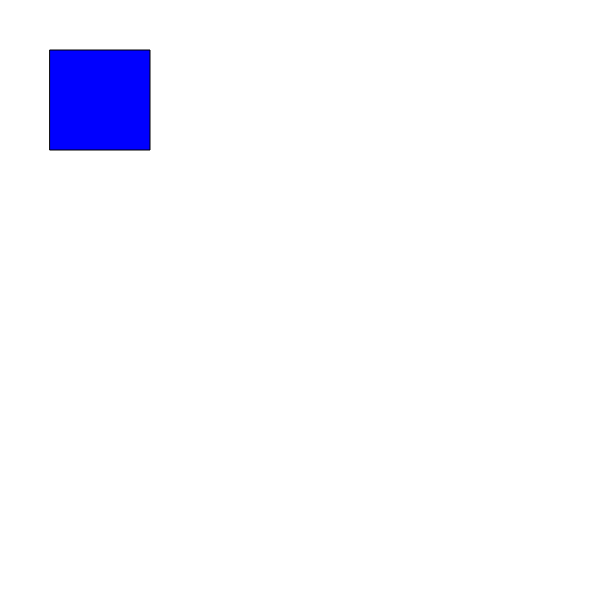
Frame 1 (no input)
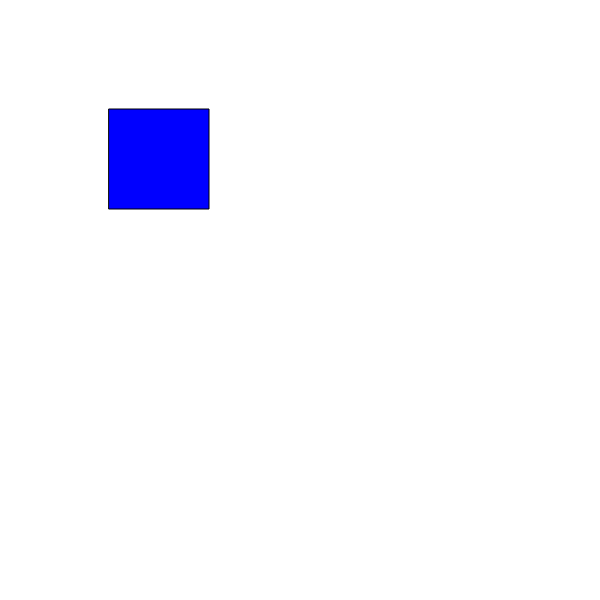
Frame 60 (no input)
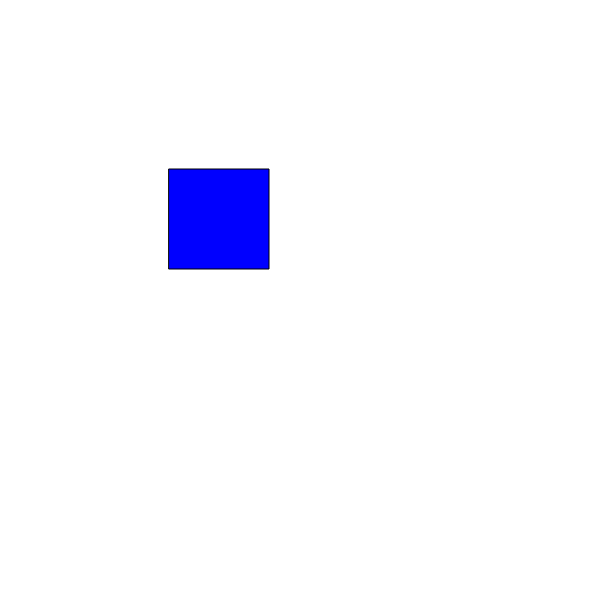
Frame 120 (the mouse pressed at the canvas centre since frame 60)

The p5.js sketch that drew these frames (run headless with seeded random() and noise() and a simulated clock; from frame 60 on, the mouse is pressed at the canvas centre):

// p5.js sketch
// ── sketch.js
var x = 50;                 //Set the x variable to start at 50
var y = 50;                 //Set the y variable to start at 50

function setup() {
	createCanvas(600, 600);   //Create the canvas
	fill(0, 0, 255);          //Set the fill to blue
}

function draw() {           //The draw loop will run as long as the page is open in your browser
	background(255);          //Start by clearing the screen (this hides any previously drawn shapes)
	rect(x, y, 100, 100);     //Draw a square in the current location x, y
	x = x + 1;                //Increase x by 2
	y = y + 1;                //Increase y by 1
}
